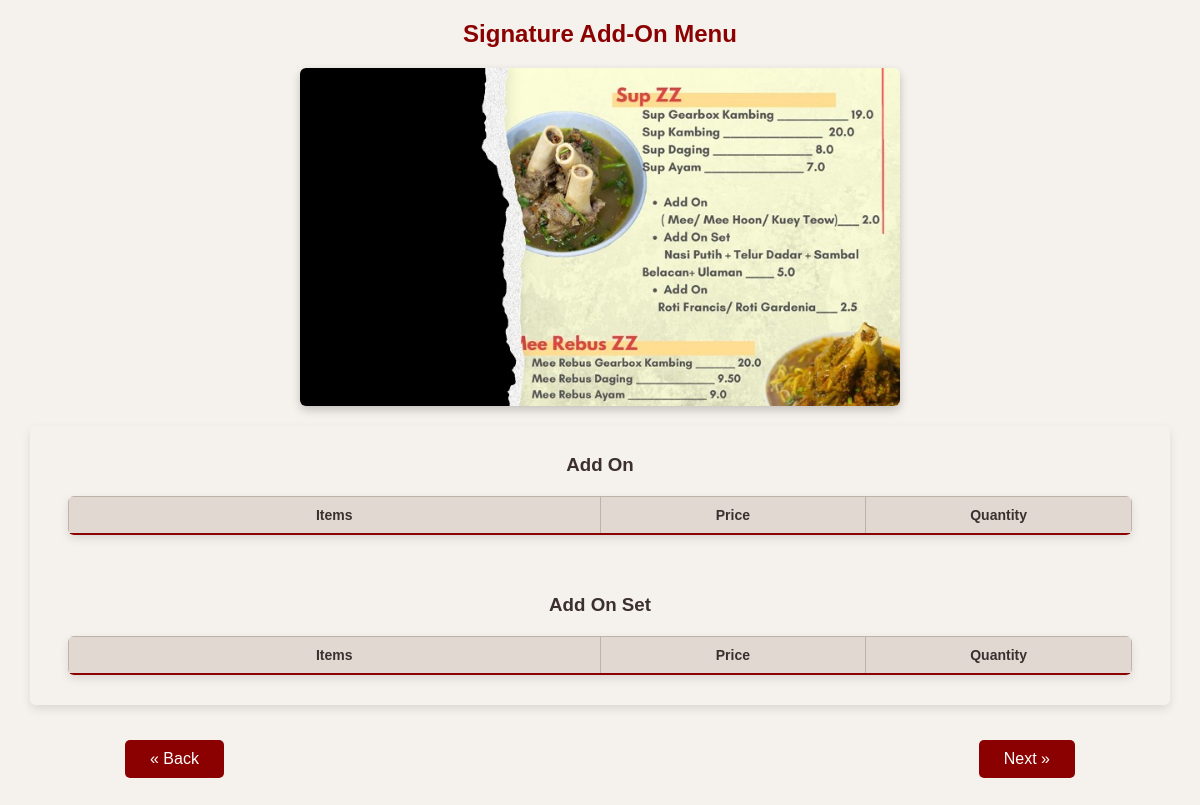
The app's page /customer/orderExtras.php?category=Signature, older data.
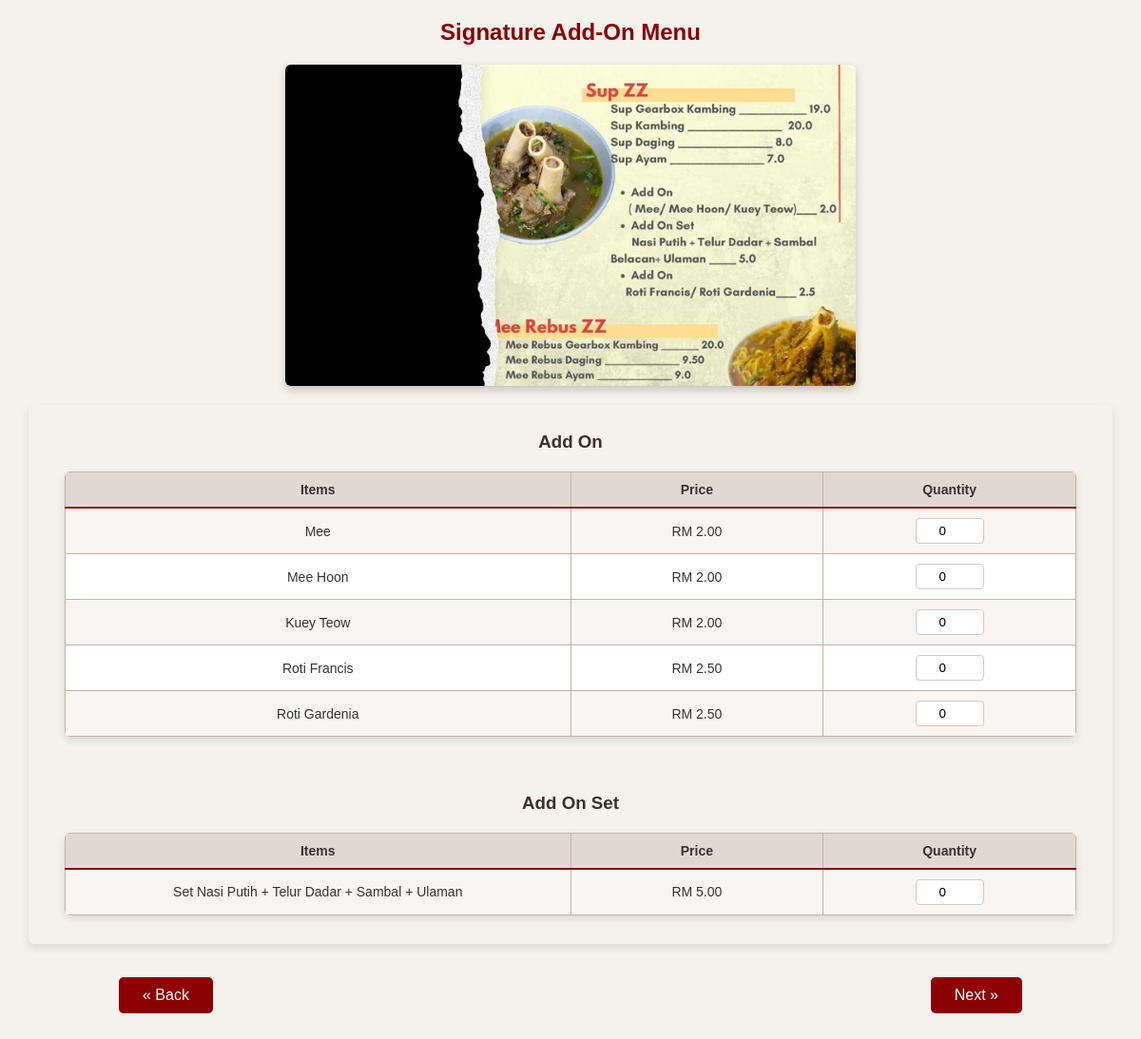
The same page, newer data.
### tables this page shows
CREATE TABLE IF NOT EXISTS `addons`  (
  `addonID` varchar(255) NOT NULL,
  `Name` varchar(255) NOT NULL,
  `Category` enum('Signature','Breakfast','Ala-Carte','Ala-Carte 2','Western') NOT NULL DEFAULT 'Signature',
  `Section` enum('Add On','Add On Set','Add On (For Roti)','Add On (For Aneka Lauk Thai)','Add On (For Ala Thai & Tomyam)','Add On (For Burger)') NOT NULL DEFAULT 'Add On',
  `Price` decimal(10,2) NOT NULL,
  `Availability` enum('Available','Unavailable') NOT NULL
);

### customer/orderExtras.php (the view, shortened to what this page needs)
<?php
include '../config.php';
$category = $_GET["category"] ?? "Breakfast";
$fetchAddons = $pdo->prepare("SELECT * FROM addons WHERE category = ? ORDER BY CAST(SUBSTRING(addonID,2) AS UNSIGNED)");
$fetchAddons->execute([$category]);
$addons = $fetchAddons->fetchAll(PDO::FETCH_ASSOC);
$menuImages = [
  "Signature" => "menuPics/Signature.jpeg",
  "Breakfast" => "menuPics/Breakfast.jpeg",
  "Ala-Carte" => "menuPics/Ala-Carte.jpeg",
  "Ala-Carte 2" => "menuPics/Ala-Carte2.jpeg",
  "Western" => "menuPics/Western.jpeg",
];
$cap = [
  "Signature" => ["Extra" => ["Add On", "Add On Set"]],
  "Breakfast" => ["Extra" => ["Add On (For Roti)"]],
  "Ala-Carte" => ["Extra" => ["Add On (For Aneka Lauk Thai)"]],
  "Ala-Carte 2" => ["Extra" => ["Add On (For Ala Thai & Tomyam)"]],
  "Western" => ["Extra" => ["Add On (For Burger)"]]
];
function prtQtt(array $item, string $category){
  return "<input type='number' name='item[{$item['addonID']}]' value='0' min='0' max='10' class='qty-input' onfocus='checkLogin(this)'>
          <input type='hidden' name='table[{$item['addonID']}]' value='addons'>";
}
?>
<!DOCTYPE html>
<html>
<head>
  <link rel="stylesheet" href="style.css">
</head>
<body>
<h2><?=  $category ?> Add-On Menu</h2>
<img src= "<?= $menuImages[$category] ?>" alt = "<?=  $category ?> Menu"/>
<form method="POST" action="<?= $_SERVER['PHP_SELF'] ?>" onsubmit="return validateForm()">
<div>
  <table class="bigTable" border="0">
  <?php
    $sections = $cap[$category]['Extra'] ?? [];
    for ($i = 0; $i < count($sections); $i++):
      $section = $sections[$i];
  ?>
    <tr>
      <td>
        <h3><?=  htmlspecialchars($section) ?></h3>
          <table class="menuTable">
          <tr>
            <th>Items</th>
            <th>Price</th>
            <th>Quantity</th>
          </tr>
          <?php foreach ($addons as $addon): ?>
            <?php if ($addon['Section'] === $section): ?>
              <tr>
                <td><?= htmlspecialchars($addon['Name']) ?></td>
                <td>RM <?= number_format($addon['Price'], 2) ?></td>
                <td><?= prtQtt($addon, $category) ?></td>
              </tr>
            <?php endif; ?>
          <?php endforeach; ?>
        </table>
      </td>
    </tr>
  <?php endfor; ?>
  </table>
  <div class="buttonContainer">
    <a href="order.php?category=<?= $category ?>" class="navButton">« Back</a>
    <input type="submit" name="submit_step2" value="Next »" class="navButton">
  </div>
</form>
</body>
</html>

### customer/style.css (style rules this page uses)
body { margin: 0; font-family: Arial, Helvetica, sans-serif; background-color: #f5f1ec; color: #333; text-align: center; }
h2 { color: #8b0000; margin-top: 20px; }
h3 { color: #3b2f2f; margin-bottom: 10px; }
img { width: 60%; max-width: 600px; height: auto; display: block; margin: 20px auto; box-shadow: 0 4px 10px rgba(0,0,0,0.2); border-radius: 6px; }
.bigTable, .menuTable, .table-5col, .table-7col, .table-9col { width: 95%; max-width: 1200px; margin: 20px auto; border-collapse: collapse; box-shadow: 0 4px 10px rgba(0,0,0,0.1); border-radius: 6px; overflow: hidden; }
.menuTable tr, .table-5col tr, .table-7col tr, .table-9col tr { background-color: #ffffff; }
.bigTable td { padding: 10px; }
.menuTable th, .menuTable td, .table-5col th, .table-5col td, .table-7col th, .table-7col td, .table-9col th, .table-9col td { padding: 10px 5px; border: 1px solid #bfb3a8; font-size: 14px; }
.menuTable th, .table-5col th, .table-7col th, .table-9col th { background-color: #E1D9D1; color: #3b2f2f; font-weight: bold; border-bottom: 2px solid #8b0000; }
.menuTable tr:nth-child(even), .table-5col tr:nth-child(even), .table-7col tr:nth-child(even), .table-9col tr:nth-child(even) { background-color: #f9f5f2; }
.menuTable th:nth-child(1), .menuTable td:nth-child(1) { width: 50%; }
.menuTable th:nth-child(2), .menuTable td:nth-child(2) { width: 25%; }
.menuTable th:nth-child(3), .menuTable td:nth-child(3) { width: 25%; }
input[type="number"] { width: 60px; padding: 5px; border: 1px solid #ccc; border-radius: 4px; text-align: center; }
input[type="submit"], .navButton { background-color: #8b0000; color: white; padding: 10px 25px; margin: 15px 5px; border: none; border-radius: 5px; font-size: 16px; cursor: pointer; transition: 0.3s; text-decoration: none; display: inline-block; }
.buttonContainer { display: flex; justify-content: space-between; width: 80%; margin: 20px auto; }
form { margin-bottom: 20px; }

Row changes from the older to the newer data that the page shows:
added addons: Name "Mee", Price "2.00", shown under "Add On"
added addons: Name "Mee Hoon", Price "2.00", shown under "Add On"
added addons: Name "Kuey Teow", Price "2.00", shown under "Add On"
added addons: Name "Roti Francis", Price "2.50", shown under "Add On"
added addons: Name "Roti Gardenia", Price "2.50", shown under "Add On"
added addons: Name "Set Nasi Putih + Telur Dadar + Sambal + Ulaman", Price "5.00", shown under "Add On Set"
